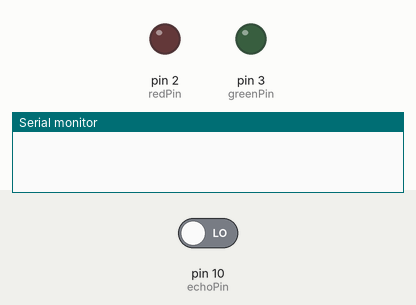
Recording of a sketch running on a simulated Arduino Uno, built with avr-gcc and run on an emulated ATmega328P. On the bench: output pins drawn as LEDs (lit = HIGH), the last lines printed to the serial monitor. The inputs (shaded band) are chosen by the test bench; at power-on: pin 10 (echoPin) LOW. Pins used as bus, display or sensor lines are not drawn.

Above: at 1.0 s.
At 2.2 s:
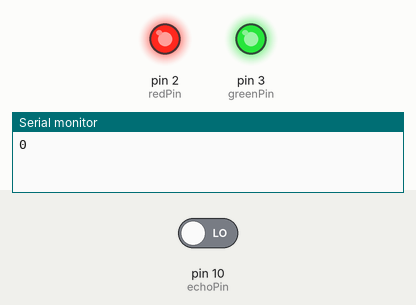
Timing chart, 0 to 5.2 s (numbered marks = the images above):
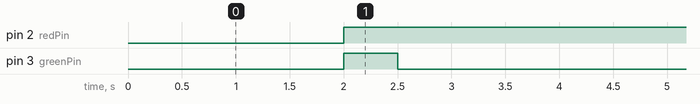

The sketch:

Lock.ino
```cpp
// include the header file that stores all data
#include "data.h"

// initialize the stepper library on pins 4 through 7:
Stepper myStepper(stepsPerRevolution, 4, 6, 5, 7);

// initialize the distance and duration variables for the sensor in this scope
int distance;
long duration;

int counter;

// initialize a boolean variable to control unlock security
boolean accessGranted = false;

// setup method, runs once
void setup()
{

    // set the LED pins to output
    pinMode(greenPin, OUTPUT);
    pinMode(redPin, OUTPUT);

    pinMode(trigPin, OUTPUT); // Sets the trigPin as an Output
    pinMode(echoPin, INPUT);  // Sets the echoPin as an Input

    // set the speed at 60 rpm:
    myStepper.setSpeed(stepSpeedRPM);

    // initialize the serial port:
    Serial.begin(9600);
}

// method that loops the code
void loop()
{
    // reset the counter and accessGranted variables
    counter = 0;
    accessGranted = false;

    // set the distance variable equal to the
    // distance returned from the getDistance() method
    distance = getDistance();

    // print the distance being read
    Serial.println(distance);

    // locked phase, green LED is off, red LED is on
    digitalWrite(redPin, HIGH);
    digitalWrite(greenPin, LOW);

    // if the distance between the object and the
    // sensor is less than 7cm, begin the unlock phase
    if (distance < 7)
    {

        while (distance < 7)
        {
            // blink the green LED to signify the unlock process has started
            digitalWrite(greenPin, HIGH);
            delay(500);
            digitalWrite(greenPin, LOW);

            // the counter increases by one for every blink
            counter++;

            // get the distance to ensure its still less than 7cm
            distance = getDistance();

            // grant the user access if they held for 3 counts
            if (counter == 3)
            {
                accessGranted = true;
            }
            else
            {
                accessGranted = false;
            }

            // used for debugging
            if (distance == 0)
            {
                distance = 100;
            }
        }

        // if the security check is valid, you are
        // granted access, if you are, unlock the lock.
        if (accessGranted)
        {
            // run the unlock phase
            unlockPhase();
        }
    }
}

// method to return the distance between the object and the sensor
int getDistance()
{
    // Clears the trigPin
    digitalWrite(trigPin, LOW);
    delayMicroseconds(2);

    // Sets the trigPin on HIGH state for 10 micro seconds
    digitalWrite(trigPin, HIGH);
    delay(1000);
    digitalWrite(trigPin, LOW);

    // Reads the echoPin, returns the sound wave travel time in microseconds
    duration = pulseIn(echoPin, HIGH);

    // Calculating the distance
    distance = duration * 0.034 / 2;

    return distance;
}

// method for the unlock phase
void unlockPhase()
{
    // set the green LED on, and red LED off
    digitalWrite(redPin, LOW);
    digitalWrite(greenPin, HIGH);

    // unlock revolution in one direction:
    Serial.println("clockwise");
    myStepper.step(stepsPerRevolution);
    myStepper.step(stepsPerRevolution);
    myStepper.step(stepsPerRevolution / 2);

    //stay unlocked for 7 seconds
    delay(unlockTime);

    // lock revolution in the other direction:
    Serial.println("counterclockwise");
    myStepper.step(-stepsPerRevolution);
    myStepper.step(-stepsPerRevolution);
    myStepper.step(-stepsPerRevolution / 2);
}
```

data.h
```cpp
// include the header file for the Stepper
// Motor and its functions and classes
#include <Stepper.h>

// define constants for the Stepper Motor
//#define stepsPerRevolution 500
#define stepsPerRevolution 200
#define unlockTime 7000
#define stepSpeedRPM 60

// define constants for the LEDs
#define greenPin 3
#define redPin 2

// define constants for the UltraSonic Sensor
#define trigPin 9
#define echoPin 10
```

Measured:
- by itself, pin 2 (redPin): LOW → HIGH at 2.0 s
- by itself, pin 3 (greenPin): alternates HIGH for 0.50 s and LOW for 4.0 s
